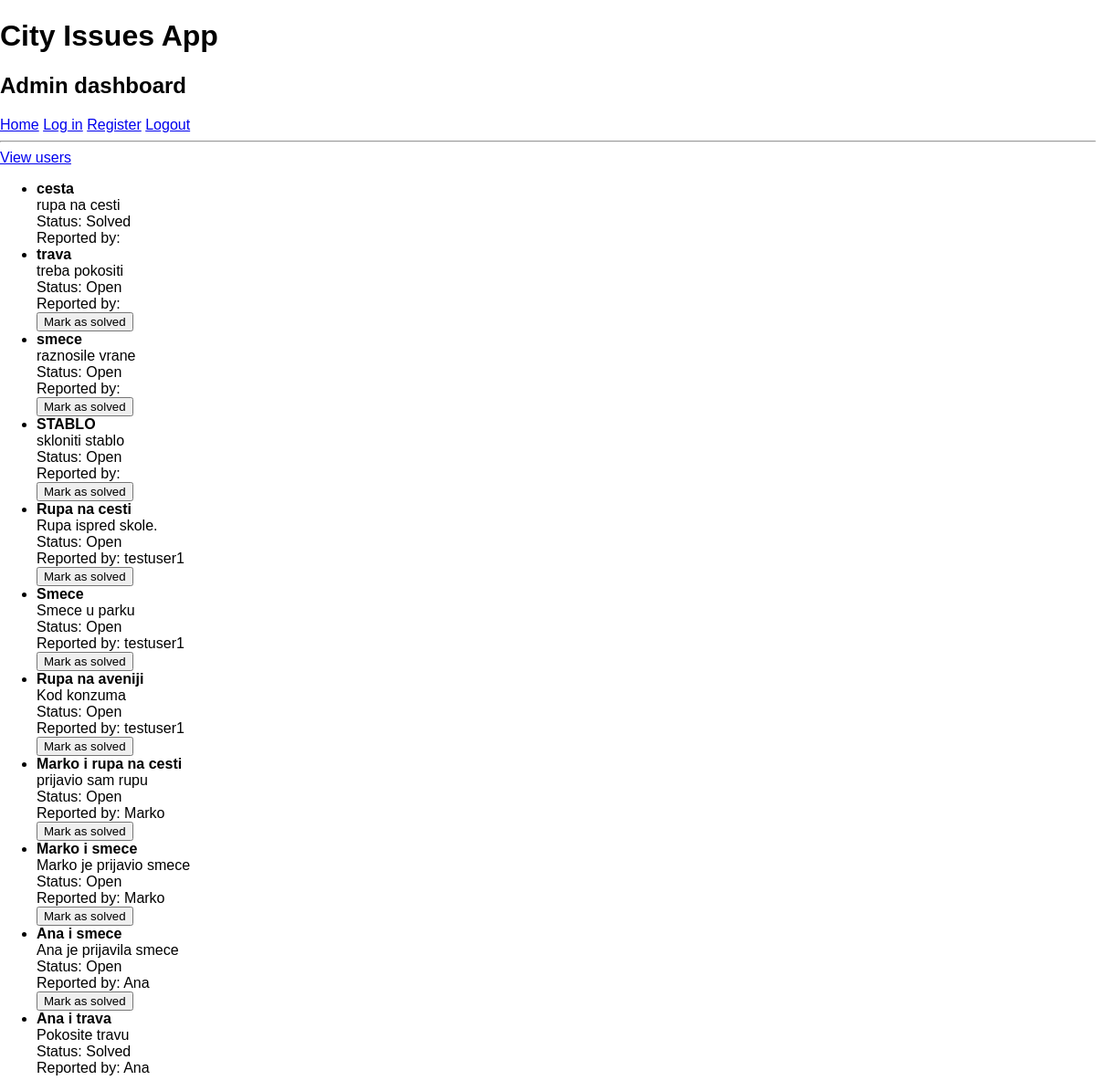
The page /admin (signed in) on the database its author committed.
### models.py (models this page shows)
class Issue(db.Model):
    id = db.Column(db.Integer, primary_key=True)
    title = db.Column(db.String(100), nullable=False)
    description = db.Column(db.Text, nullable=False)
    status = db.Column(db.String(20), default='Open')
    created_at = db.Column(db.DateTime, default=datetime.utcnow)
    user_id = db.Column(db.Integer, db.ForeignKey('user.id'))
    user = db.relationship('User', backref='issues')

class User(db.Model, UserMixin):
    id = db.Column(db.Integer, primary_key=True)
    username = db.Column(db.String(80), unique=True, nullable=False)
    password = db.Column(db.String(200), nullable=False)
    is_admin = db.Column(db.Boolean, default=False)

### app.py (the view)
@app.route('/admin')
def admin():
     if 'user_id' not in session:
          return redirect('/login')
     user = User.query.get(session['user_id'])
     print('DEBUG:', user.username, user.is_admin)
     if not user.is_admin:
          return 'Access denied'
     issues = Issue.query.all()
     return render_template('admin.html', issues=issues, user=user)

### templates/admin.html
{% extends "base.html" %}
{% block head %}
<h1>City Issues App</h1>
<h2>Admin dashboard</h2>
{% endblock %}
{% block body %}
    <a href="{{ url_for ('admin_users') }}">View users</a>
    {% if issues  %}
        <ul>
            {% for issue in issues %}
                <li>
                    <strong> {{ issue.title }}</strong><br>
                    {{ issue.description }} <br>
                    Status: {{ issue.status }} <br>
                    Reported by: {{ issue.user.username }} <br>
                    {% if user.is_admin and issue.status != 'Solved' %}
                        <form action="{{ url_for('solve', id=issue.id)}}" method="POST">
                            <button type="Submit"> Mark as solved</button>
                        </form>
                    {% endif %}
                </li>
            {% endfor %}
        </ul>
    {% else  %}
        <p>No issues in the system.</p>
    {% endif  %}
{% endblock %}

### static/main.css (style rules this page uses)
body { margin: 0; font-family: sans-serif; }

### rows shown on the page
Issue: title "cesta", description "rupa na cesti", status "Solved"
Issue: title "trava", description "treba pokositi", status "Open"
Issue: title "smece", description "raznosile vrane", status "Open"
Issue: title "STABLO", description "skloniti stablo", status "Open"
Issue: title "Rupa na cesti", description "Rupa ispred skole.", status "Open", user.username "testuser1"
Issue: title "Smece", description "Smece u parku", status "Open", user.username "testuser1"
Issue: title "Rupa na aveniji", description "Kod konzuma", status "Open", user.username "testuser1"
Issue: title "Marko i rupa na cesti", description "prijavio sam rupu", status "Open", user.username "Marko"
Issue: title "Marko i smece", description "Marko je prijavio smece", status "Open", user.username "Marko"
Issue: title "Ana i smece", description "Ana je prijavila smece", status "Open", user.username "Ana"
Issue: title "Ana i trava", description "Pokosite travu", status "Solved", user.username "Ana"
